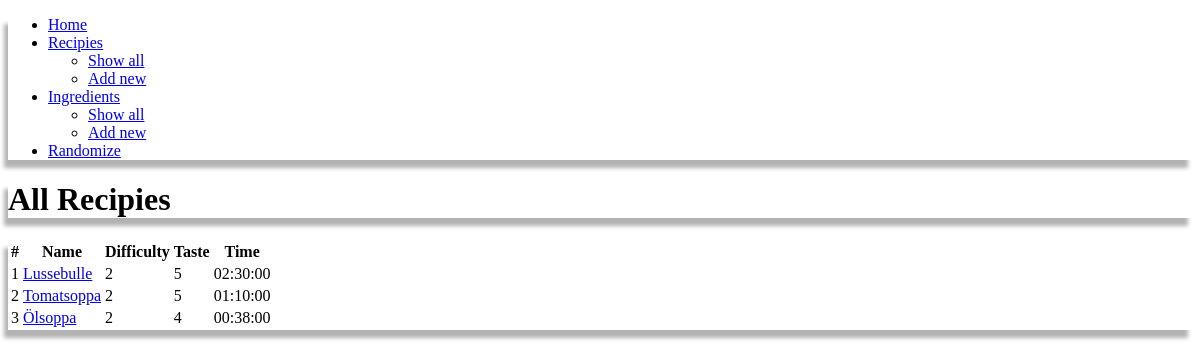
The app's page /recipies/list with its own data.
### tables this page shows
CREATE TABLE "recipe" (
	"id"	INTEGER UNIQUE,
	"name"	VARCHAR(255),
	"steps"	TEXT NOT NULL,
	"difficulty"	INTEGER NOT NULL,
	"taste"	INTEGER NOT NULL,
	"time"	TEXT NOT NULL,
	PRIMARY KEY("id" AUTOINCREMENT)
);

### app.py (the view)
@app.route('/recipies/list')
def list_recipies():
    return render_template(
        "list_recipies.html",
        recipies=db.select(
            "recipe",
            columns=("id", "name", "difficulty", "taste", "time")
        )
    )

### templates/list_recipies.html (shortened to what this page needs)
{% extends "base_layout.html" %}
{% block heading %}
<h1 class="text-center">All Recipies</h1>
{% endblock %}
{% block main %}
<div class="row">
    <div class="cell">
        <table class="table striped row-hover" data-role="table">
            <thead>
                <tr>
                    <th>#</th>
                    <th>Name</th>
                    <th>Difficulty</th>
                    <th>Taste</th>
                    <th>Time</th>
                </tr>
            </thead>
            <tbody>
                {% for recipe in recipies %}
                <tr class="text-center">
                    {% set recipe_url = "/recipes?id=" ~ recipe[0] %}
                    <td>{{ recipe[0] }}</td>
                    <td><a href={{ recipe_url }}>{{ recipe[1] }}</a></td>
                    <td>{{ recipe[2] }}</td>
                    <td>{{ recipe[3] }}</td>
                    <td>{{ recipe[4] }}</td>
                </tr>
                {% endfor %}
            </tbody>
        </table>
    </div>
</div>
{% endblock %}

### records on screen
recipe: id "1", name "Lussebulle", difficulty "2", taste "5", time "02:30:00"
recipe: id "2", name "Tomatsoppa", difficulty "2", taste "5", time "01:10:00"
recipe: id "3", name "Ölsoppa", difficulty "2", taste "4", time "00:38:00"
